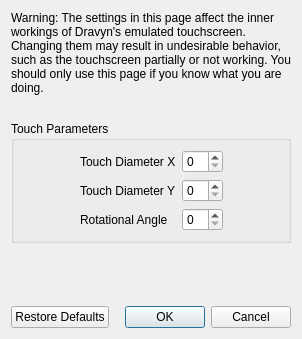
<?xml version="1.0" encoding="UTF-8"?>
<ui version="4.0">
 <class>ConfigureTouchscreenAdvanced</class>
 <widget class="QDialog" name="ConfigureTouchscreenAdvanced">
  <property name="geometry">
   <rect>
    <x>0</x>
    <y>0</y>
    <width>298</width>
    <height>339</height>
   </rect>
  </property>
  <property name="windowTitle">
   <string>Configure Touchscreen</string>
  </property>
  <layout class="QVBoxLayout" name="verticalLayout">
   <item>
    <widget class="QLabel" name="label_2">
     <property name="minimumSize">
      <size>
       <width>280</width>
       <height>0</height>
      </size>
     </property>
     <property name="text">
      <string>Warning: The settings in this page affect the inner workings of Dravyn's emulated touchscreen. Changing them may result in undesirable behavior, such as the touchscreen partially or not working. You should only use this page if you know what you are doing.</string>
     </property>
     <property name="wordWrap">
      <bool>true</bool>
     </property>
    </widget>
   </item>
   <item>
    <spacer name="verticalSpacer_2">
     <property name="orientation">
      <enum>Qt::Vertical</enum>
     </property>
     <property name="sizeType">
      <enum>QSizePolicy::Fixed</enum>
     </property>
     <property name="sizeHint" stdset="0">
      <size>
       <width>20</width>
       <height>20</height>
      </size>
     </property>
    </spacer>
   </item>
   <item>
    <widget class="QGroupBox" name="gridGroupBox">
     <property name="title">
      <string>Touch Parameters</string>
     </property>
     <layout class="QGridLayout" name="gridLayout">
      <item row="0" column="0">
       <spacer name="horizontalSpacer">
        <property name="orientation">
         <enum>Qt::Horizontal</enum>
        </property>
        <property name="sizeHint" stdset="0">
         <size>
          <width>40</width>
          <height>20</height>
         </size>
        </property>
       </spacer>
      </item>
      <item row="1" column="1">
       <widget class="QLabel" name="label_4">
        <property name="text">
         <string>Touch Diameter Y</string>
        </property>
       </widget>
      </item>
      <item row="0" column="3">
       <spacer name="horizontalSpacer_2">
        <property name="orientation">
         <enum>Qt::Horizontal</enum>
        </property>
        <property name="sizeHint" stdset="0">
         <size>
          <width>40</width>
          <height>20</height>
         </size>
        </property>
       </spacer>
      </item>
      <item row="0" column="1">
       <widget class="QLabel" name="label_3">
        <property name="text">
         <string>Touch Diameter X</string>
        </property>
       </widget>
      </item>
      <item row="2" column="1">
       <widget class="QLabel" name="label_5">
        <property name="text">
         <string>Rotational Angle</string>
        </property>
       </widget>
      </item>
      <item row="0" column="2">
       <widget class="QSpinBox" name="diameter_x_box"/>
      </item>
      <item row="1" column="2">
       <widget class="QSpinBox" name="diameter_y_box"/>
      </item>
      <item row="2" column="2">
       <widget class="QSpinBox" name="angle_box"/>
      </item>
     </layout>
    </widget>
   </item>
   <item>
    <spacer name="verticalSpacer">
     <property name="orientation">
      <enum>Qt::Vertical</enum>
     </property>
     <property name="sizeHint" stdset="0">
      <size>
       <width>20</width>
       <height>40</height>
      </size>
     </property>
    </spacer>
   </item>
   <item>
    <layout class="QHBoxLayout" name="horizontalLayout">
     <item>
      <widget class="UIControls::Button" name="restore_defaults_button">
       <property name="text">
        <string>Restore Defaults</string>
       </property>
      </widget>
     </item>
     <item>
      <widget class="QDialogButtonBox" name="buttonBox">
       <property name="standardButtons">
        <set>QDialogButtonBox::Cancel|QDialogButtonBox::Ok</set>
       </property>
      </widget>
     </item>
    </layout>
   </item>
  </layout>
 </widget>
 <customwidgets>
  <customwidget>
   <class>UIControls::Button</class>
   <extends>QPushButton</extends>
   <header>yuzu/util/design_system.h</header>
  </customwidget>
 </customwidgets>
 <resources/>
 <connections>
  <connection>
   <sender>buttonBox</sender>
   <signal>accepted()</signal>
   <receiver>ConfigureTouchscreenAdvanced</receiver>
   <slot>accept()</slot>
  </connection>
  <connection>
   <sender>buttonBox</sender>
   <signal>rejected()</signal>
   <receiver>ConfigureTouchscreenAdvanced</receiver>
   <slot>reject()</slot>
   </connection>
 </connections>
</ui>
